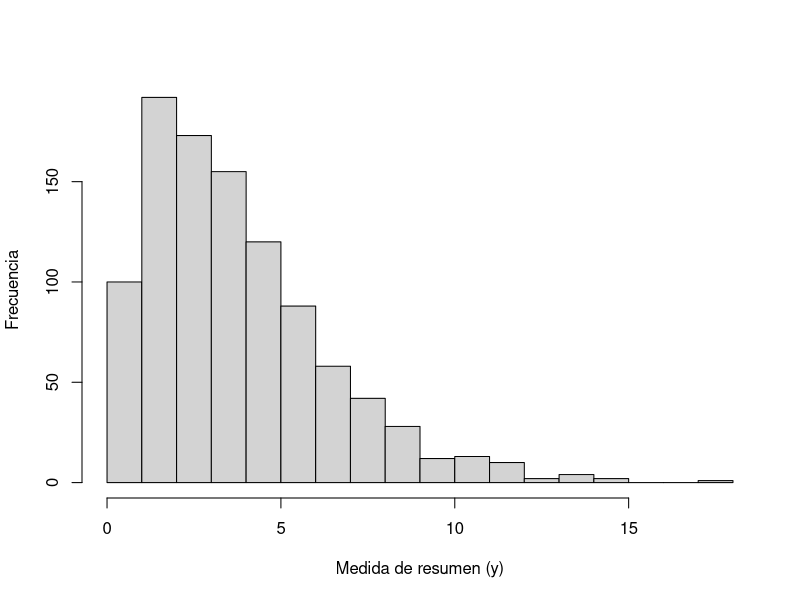

Recreate this plot in R. (Note: this script raises an error after producing the figure.)
## ---- chunk 1
hist(rchisq(1000, 4), breaks = 20,
     main = "",
     xlab ="Medida de resumen (y)", 
     ylab = "Frecuencia")
## ---- chunk 2
knitr::include_graphics(path = "Pics/Estratificar.png")
